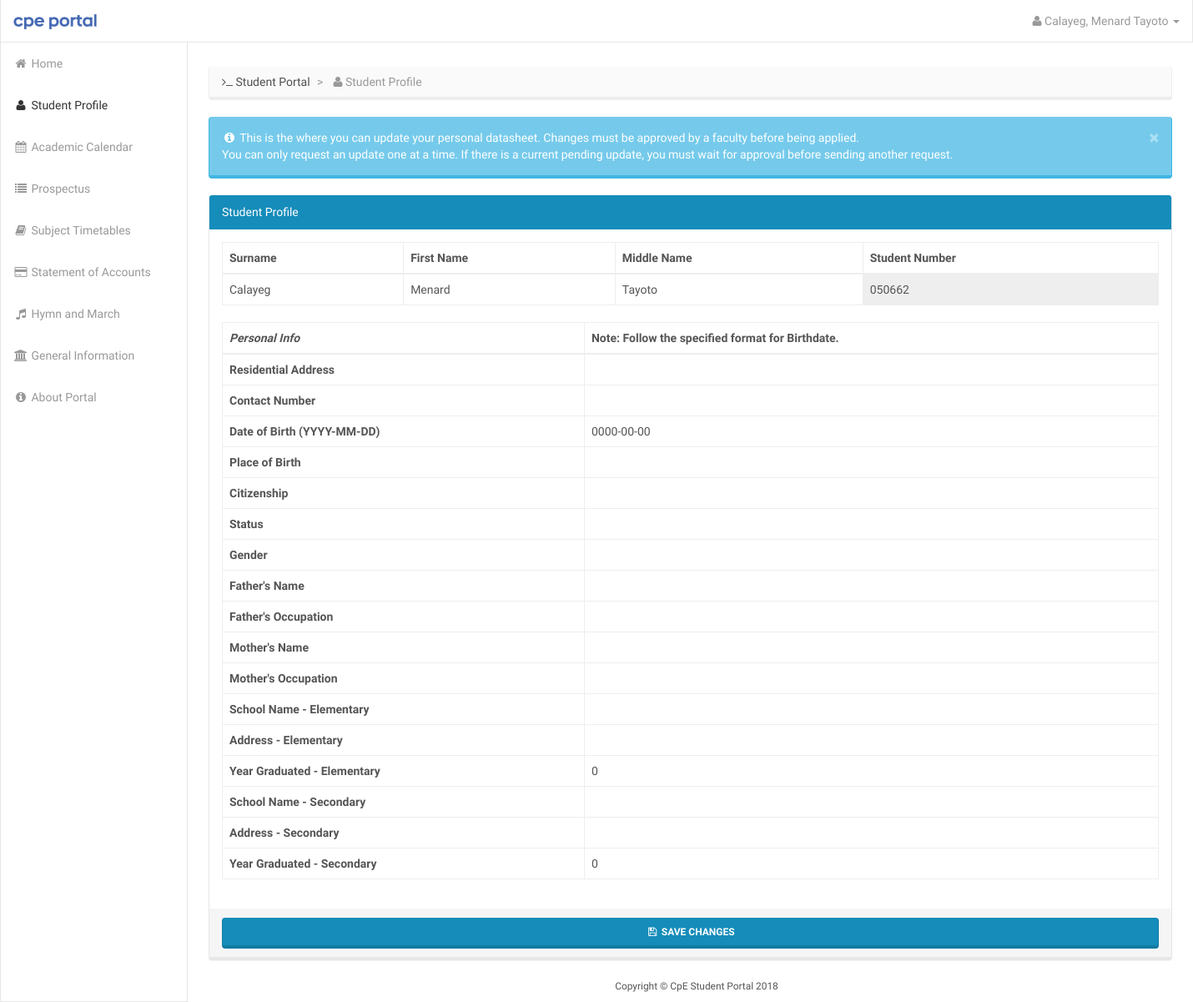
Page /profile.php (signed in) on the committed database.
### tables this page shows
CREATE TABLE `students` (
  `studnum` varchar(15) NOT NULL,
  `passcode` varchar(32) NOT NULL,
  `yearstarted` int(11) NOT NULL,
  `surname` varchar(50) NOT NULL,
  `firstname` varchar(50) NOT NULL,
  `middlename` varchar(50) NOT NULL,
  `Gender` varchar(10) NOT NULL,
  `Status` varchar(15) DEFAULT NULL,
  `Citizenship` varchar(25) DEFAULT NULL,
  `DateOfBirth` date DEFAULT NULL,
  `PlaceOfBirth` varchar(200) DEFAULT NULL,
  `ContactNo` varchar(20) DEFAULT NULL,
  `Address` varchar(200) DEFAULT NULL,
  `CurriculumID` int(11) NOT NULL,
  `Father` varchar(100) DEFAULT NULL,
  `FatherOccupation` varchar(50) DEFAULT NULL,
  `Mother` varchar(100) DEFAULT NULL,
  `MotherOccupation` varchar(50) DEFAULT NULL,
  `Spouse` varchar(100) DEFAULT NULL,
  `SpouseOccupation` varchar(50) DEFAULT NULL,
  `HouseAddress` varchar(200) DEFAULT NULL,
  `Employer` varchar(200) DEFAULT NULL,
  `BusinessAddress` varchar(200) DEFAULT NULL,
  `TelNo` varchar(25) DEFAULT NULL,
  `Elementary` varchar(150) DEFAULT NULL,
  `ElemAddress` varchar(200) DEFAULT NULL,
  `ElemGraduate` int(11) DEFAULT NULL,
  `Secondary` varchar(150) DEFAULT NULL,
  `SecAddress` varchar(200) DEFAULT NULL,
  `SecGraduate` int(11) DEFAULT NULL,
  `College` varchar(150) DEFAULT NULL,
  `ColAddress` varchar(200) DEFAULT NULL,
  `ColGraduate` int(11) DEFAULT NULL,
  `Transferee` tinyint(1) NOT NULL,
  `Transfered` tinyint(1) NOT NULL DEFAULT '0'
);

### php/showProfile.php (the view, shortened to what this page needs)
			  <?php
			  function showStudentRecords($studnum) {
					echo "<div class=\"row\"><div class=\"col-lg-12\"><div class=\"panel panel-primary\"><div class=\"panel-heading\">Student Profile</div><div class=\"panel-body\"><div class=\"table-responsive\">
								<table id=\"studentinfo\" class=\"table table-bordered\">
								  <thead>
									<tr>
									  <th>Surname</th>
									  <th>First Name</th>
									  <th>Middle Name</th>
									  <th>Student Number</th>
									</tr>
								  </thead>
								  <tbody>
									<tr>";
											$conn = getDB('cpe-studentportal');
											$stmt = $conn->prepare("SELECT * FROM students WHERE `studnum` = :studnum");
											$stmt -> bindParam(':studnum', $studnum);
											$stmt->execute();
								foreach(($stmt->fetchAll()) as $row) {
									echo '<td contentEditable>' . $row['surname'] . '</td>
											  <td contentEditable>' . $row['firstname'] . '</td>
											  <td contentEditable>' . $row['middlename'] . '</td>
											  <td style="background-color: #eee;" id="studnum">' . $row['studnum'] . '</td>';
									echo '</tr></tbody></table></div>
									<div class="table-responsive">
										<table id="studentdata" class="table table-bordered">
											<thead>
												<tr>
													<th><i>Personal Info</i></th>
													<th>Note: Follow the specified format for Birthdate.</th>
												</tr>
											</thead>
											<tbody>
												<tr>
												  <th>Residential Address</th>
													<td contentEditable id="address" >' . $row['Address'] . '</td>
												</tr>
												<tr>
													<th>Contact Number</th>
													<td contentEditable id="contactnum" >'  . $row['ContactNo'] . '</td>
												</tr>
												<tr>
												  <th>Date of Birth (YYYY-MM-DD)</th>
													<td contentEditable id="birthdate" >' . $row['DateOfBirth'] . '</td>
												</tr>
												<tr>
												  <th>Place of Birth</th>
													<td contentEditable id="birthplace" >' . $row['PlaceOfBirth'] . '</td>
												</tr>
												<tr>
													<th>Citizenship</th>
													<td contentEditable id="citizenship" >' . $row['Citizenship'] . '</td>
												</tr>
												<tr>
													<th>Status</th>
													<td contentEditable id="status" >'  . $row['Status'] . '</td>
												</tr>
												<tr>
													<th>Gender</th>
													<td contentEditable id="gender" >'  . $row['Gender'] . '</td>
												</tr>
												<tr>
													<th>Father\'s Name</th>
													<td contentEditable id="fathername" >'  . $row['Father'] . '</td>
												</tr>
												<tr>
													<th>Father\'s Occupation</th>
													<td contentEditable id="fatheroccupation" >'  . $row['FatherOccupation'] . '</td>
												</tr>
												<tr>
													<th>Mother\'s Name</th>
													<td contentEditable id="mothername" >'  . $row['Mother'] . '</td>
												</tr>
												<tr>
													<th>Mother\'s Occupation</th>
													<td contentEditable id="motheroccupation" >'  . $row['MotherOccupation'] . '</td>
												</tr>
												<tr>
													<th>School Name - Elementary</th>
													<td contentEditable id="elementary" >'  . $row['Elementary'] . '</td>
												</tr>
												<tr>
													<th>Address - Elementary</th>
													<td contentEditable id="elemaddress" >' . $row['ElemAddress'] . '</td>
												</tr>
												<tr>
													<th>Year Graduated - Elementary</th>
													<td contentEditable id="elemgrad" >'  . $row['ElemGraduate'] . '</td>
												</tr>
												<tr>
													<th>School Name - Secondary</th>
													<td contentEditable id="secondary" >'  . $row['Secondary'] . '</td>
												</tr>
												<tr>
													<th>Address - Secondary</th>
													<td contentEditable id="secaddress" >'  . $row['SecAddress'] . '</td>
												</tr>
												<tr>
													<th>Year Graduated - Secondary</th>
													<td contentEditable id="secgrad" >'  . $row['SecGraduate'] . '</td>
												</tr>
											</tbody>
										</table>
									</div></div>';
								}
									echo '<div class="panel-footer"><button id="updateStudentProfile" class="btn btn-primary btn-block"><i class="fa fa-fw fa-save"></i> Save Changes</button></div></div>';
			  }
?>

### rows in the picture
students: surname "Calayeg", firstname "Menard", middlename "Tayoto", studnum "050662", DateOfBirth "0000-00-00", ElemGraduate "0", SecGraduate "0"

### other values in the picture
$_SESSION["name"][1] "Calayeg"
$_SESSION["name"][2] "Menard"
$_SESSION["name"][3] "Tayoto"
